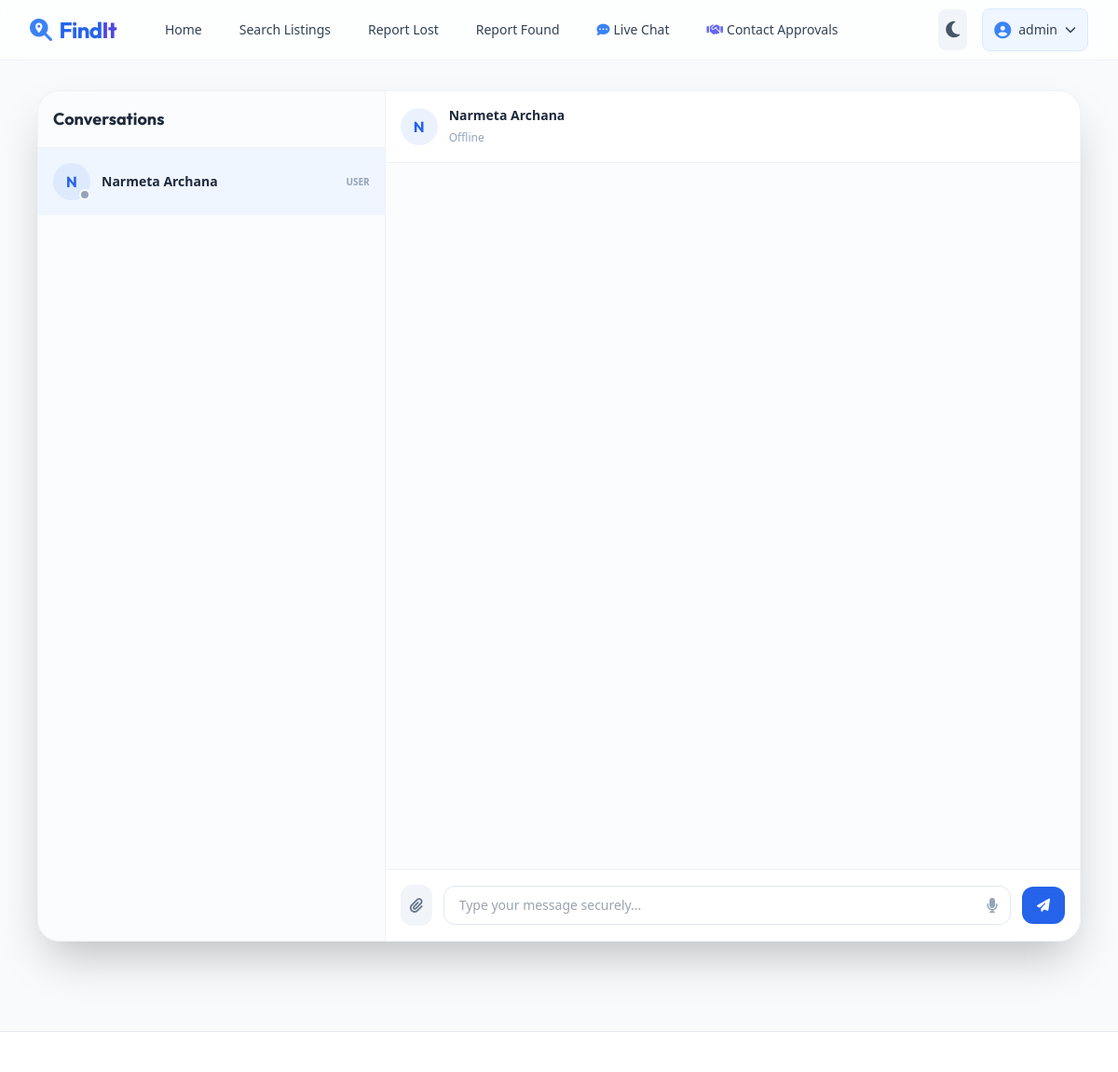
The page /chat/2 (signed in) on the database its author committed.
### tables this page shows
CREATE TABLE users (
        id INTEGER PRIMARY KEY AUTOINCREMENT,
        username VARCHAR(80) UNIQUE NOT NULL,
        email VARCHAR(120) UNIQUE NOT NULL,
        password_hash VARCHAR(255) NOT NULL,
        phone VARCHAR(20),
        role VARCHAR(20) DEFAULT 'user',
        otp_code VARCHAR(10),
        otp_expiry TIMESTAMP,
        is_verified INTEGER DEFAULT 0,
        is_blocked INTEGER DEFAULT 0,
        created_at TIMESTAMP DEFAULT CURRENT_TIMESTAMP
    , otp_attempts INTEGER DEFAULT 0, otp_resends INTEGER DEFAULT 0, otp_resend_expiry TIMESTAMP);

### backend/routes/chat.py (the view)
@chat_bp.route('/chat/<int:partner_id>')
@login_required
def conversation(partner_id):
    if partner_id == session['user_id']:
        flash("You cannot chat with yourself.", "error")
        return redirect(url_for('chat.lobby'))
    partner = get_user_by_id(partner_id)
    if not partner:
        abort(404, description="Chat partner not found.")
    partners = get_active_chat_partners(session['user_id'])
    partner_ids = [p['partner_id'] for p in partners]
    if partner_id not in partner_ids:
        from services.chat_service import online_users
        partners.insert(0, {
            'partner_id': partner['id'],
            'username': partner['username'],
            'role': partner['role'],
            'online': partner['id'] in online_users,
            'unread_count': 0
        })
    mark_messages_as_read(sender_id=partner_id, receiver_id=session['user_id'])
    messages = get_chat_history(session['user_id'], partner_id)
    return render_template(
        'chat.html',
        partners=partners,
        active_partner=partner,
        messages=messages
    )

### backend/app.py (called while the page is built)
@app.context_processor
def inject_csrf():
    return dict(csrf_token=generate_csrf_token)

@app.before_request
def security_before_request():
    if request.method == "POST":
        auth_header = request.headers.get("Authorization")
        if auth_header and auth_header.startswith("Bearer "):
            token = auth_header.split(" ")[1]
            payload = decode_jwt_token(token)
            if payload:
                from flask import g
                g.user_id = payload['user_id']
                return # Skip standard CSRF for API requests
        verify_csrf_token()

### backend/database.py (called while the page is built)
def get_db_connection():
    db_path = Config.DATABASE
    db_dir = os.path.dirname(db_path)
    if db_dir and not os.path.exists(db_dir):
        os.makedirs(db_dir, exist_ok=True)
    conn = sqlite3.connect(db_path)
    conn.row_factory = sqlite3.Row
    conn.execute("PRAGMA foreign_keys = ON")
    return conn

def get_user_by_id(user_id):
    conn = get_db_connection()
    user = conn.execute("SELECT * FROM users WHERE id = ?", (user_id,)).fetchone()
    conn.close()
    return dict(user) if user else None

### backend/services/chat_service.py (called while the page is built)
def get_chat_history(user1_id, user2_id):
    conn = get_db_connection()
    try:
        sql = '''
            SELECT * FROM chat_messages
            WHERE (sender_id = ? AND receiver_id = ?)
               OR (sender_id = ? AND receiver_id = ?)
            ORDER BY created_at ASC
        '''
        rows = conn.execute(sql, (user1_id, user2_id, user2_id, user1_id)).fetchall()
        return [dict(r) for r in rows]
    except sqlite3.Error as e:
        print(f"Error loading chat history: {e}")
        return []
    finally:
        conn.close()

def mark_messages_as_read(sender_id, receiver_id):
    conn = get_db_connection()
    try:
        conn.execute('''
            UPDATE chat_messages
            SET is_read = 1
            WHERE sender_id = ? AND receiver_id = ? AND is_read = 0
        ''', (sender_id, receiver_id))
        conn.commit()
        return True
    except sqlite3.Error as e:
        print(f"Error marking messages as read: {e}")
        return False
    finally:
        conn.close()

### backend/services/fraud_detector.py (called while the page is built)
def is_user_blocked(user_id):
    conn = get_db_connection()
    try:
        res = conn.execute("SELECT is_blocked FROM users WHERE id = ?", (user_id,)).fetchone()
        return res['is_blocked'] == 1 if res else False
    except sqlite3.Error as e:
        print(f"Error checking user block: {e}")
        return False
    finally:
        conn.close()

### frontend/templates/chat.html (shortened to what this page needs)
{% extends "base.html" %}
{% block content %}
<div class="max-w-6xl mx-auto px-4 py-8 h-[85vh]">
    <div class="glass-panel rounded-3xl shadow-2xl border border-slate-200/50 dark:border-slate-800/50 overflow-hidden h-full flex">
        <div class="w-1/3 border-r border-slate-200/50 dark:border-slate-800/50 flex flex-col h-full bg-slate-50/50 dark:bg-slate-950/20">
            <div class="p-4 border-b border-slate-200/50 dark:border-slate-800/50">
                <h3 class="text-lg font-bold font-outfit text-slate-800 dark:text-slate-200">Conversations</h3>
            </div>
            <div class="flex-grow overflow-y-auto divide-y divide-slate-100 dark:divide-slate-850">
                {% if not partners %}
                    <div class="p-8 text-center text-slate-400">
                        <i class="fa-solid fa-comments text-3xl mb-2"></i>
                        <p class="text-xs">No active chats. Start one by requesting contact details on matching items!</p>
                    </div>
                {% else %}
                    {% for p in partners %}
                        <a href="{{ url_for('chat.conversation', partner_id=p.partner_id) }}"
                           class="flex items-center space-x-3 p-4 hover:bg-blue-50/50 dark:hover:bg-slate-800/30 transition-colors block {% if active_partner and active_partner.id == p.partner_id %}bg-blue-50 dark:bg-slate-800/50{% endif %}"
                           data-partner-id="{{ p.partner_id }}">
                            <div class="relative flex-shrink-0">
                                <div class="w-10 h-10 rounded-full bg-blue-500/10 text-blue-600 flex items-center justify-center font-bold font-outfit">
                                    {{ p.username[0]|upper }}
                                </div>
                                <span class="partner-status-dot absolute bottom-0 right-0 w-3 h-3 rounded-full border-2 border-white dark:border-slate-900 {% if p.online %}bg-green-500{% else %}bg-slate-400{% endif %}"></span>
                            </div>
                            <div class="flex-grow min-w-0">
                                <div class="flex justify-between items-center">
                                    <h4 class="text-sm font-semibold text-slate-800 dark:text-slate-200 truncate">{{ p.username }}</h4>
                                    <span class="text-[10px] text-slate-400 uppercase font-semibold">{{ p.role }}</span>
                                </div>
                            </div>
                        </a>
                    {% endfor %}
                {% endif %}
            </div>
        </div>
        <div class="w-2/3 flex flex-col h-full bg-white dark:bg-slate-900">
            {% if not active_partner %}
                <div class="flex-grow flex flex-col justify-center items-center text-slate-400 bg-slate-50/30 dark:bg-slate-950/10">
                    <i class="fa-solid fa-paper-plane text-5xl mb-4 text-slate-300 dark:text-slate-800"></i>
                    <h3 class="text-lg font-bold font-outfit text-slate-700 dark:text-slate-400">Your Chat Box</h3>
                    <p class="text-xs text-slate-400 max-w-xs text-center mt-1">Select a contact from the left list to begin messaging securely in real-time.</p>
                </div>
            {% else %}
                <div class="p-4 border-b border-slate-200/50 dark:border-slate-800/50 flex items-center justify-between">
                    <div class="flex items-center space-x-3">
                        <div class="w-10 h-10 rounded-full bg-blue-500/10 text-blue-600 flex items-center justify-center font-bold font-outfit">
                            {{ active_partner.username[0]|upper }}
                        </div>
                        <div>
                            <h4 class="text-sm font-semibold text-slate-800 dark:text-slate-200">{{ active_partner.username }}</h4>
                            <span id="active-status-text" class="text-xs text-slate-400">
                                {% if active_partner.id in online_users %}Online{% else %}Offline{% endif %}
                            </span>
                        </div>
                    </div>
                </div>
                <div id="messages-container" class="flex-grow overflow-y-auto p-4 space-y-4 bg-slate-50/50 dark:bg-slate-950/10">
                </div>
                <div class="p-4 border-t border-slate-200/50 dark:border-slate-800/50">
                    <form id="chat-form" class="flex items-center space-x-3">
                        <button type="button" onclick="document.getElementById('chat-file-input').click()"
                            class="p-2.5 rounded-xl bg-slate-100 dark:bg-slate-800 text-slate-500 hover:text-blue-500 transition-colors">
                            <i class="fa-solid fa-paperclip"></i>
                        </button>
                        <div class="relative flex-grow">
                            <input type="text" id="chat-input" required autocomplete="off"
                                class="w-full pl-4 pr-10 py-2.5 rounded-xl border border-slate-200 dark:border-slate-800 bg-white dark:bg-slate-900 focus:outline-none focus:ring-2 focus:ring-blue-500/50 dark:text-slate-100 text-sm"
                                placeholder="Type your message securely...">
                            <button type="button" onclick="startChatVoice()" class="absolute inset-y-0 right-0 pr-3.5 flex items-center text-slate-400 hover:text-blue-500 transition-colors" title="Voice Input">
                                <i class="fa-solid fa-microphone"></i>
                            </button>
                        </div>
                        <button type="submit"
                            class="py-2.5 px-4 rounded-xl bg-blue-600 hover:bg-blue-700 text-white text-sm font-semibold transition-all">
                            <i class="fa-solid fa-paper-plane"></i>
                        </button>
                    </form>
                </div>
            {% endif %}
        </div>
    </div>
</div>
{% endblock %}

### frontend/static/css/style.css (style rules this page uses)
:root { --font-sans: 'Inter', sans-serif; --font-outfit: 'Outfit', sans-serif; }
body { font-family: var(--font-sans); }
.font-outfit { font-family: var(--font-outfit); }
.glass-panel { background: rgba(255, 255, 255, 0.75); backdrop-filter: blur(12px); -webkit-backdrop-filter: blur(12px); border: 1px solid rgba(226, 232, 240, 0.8); }

### rows shown on the page
users: username "N", username "Narmeta Archana", role "USER"

### other values the page prints
{{ session.get('username') }} "admin"
